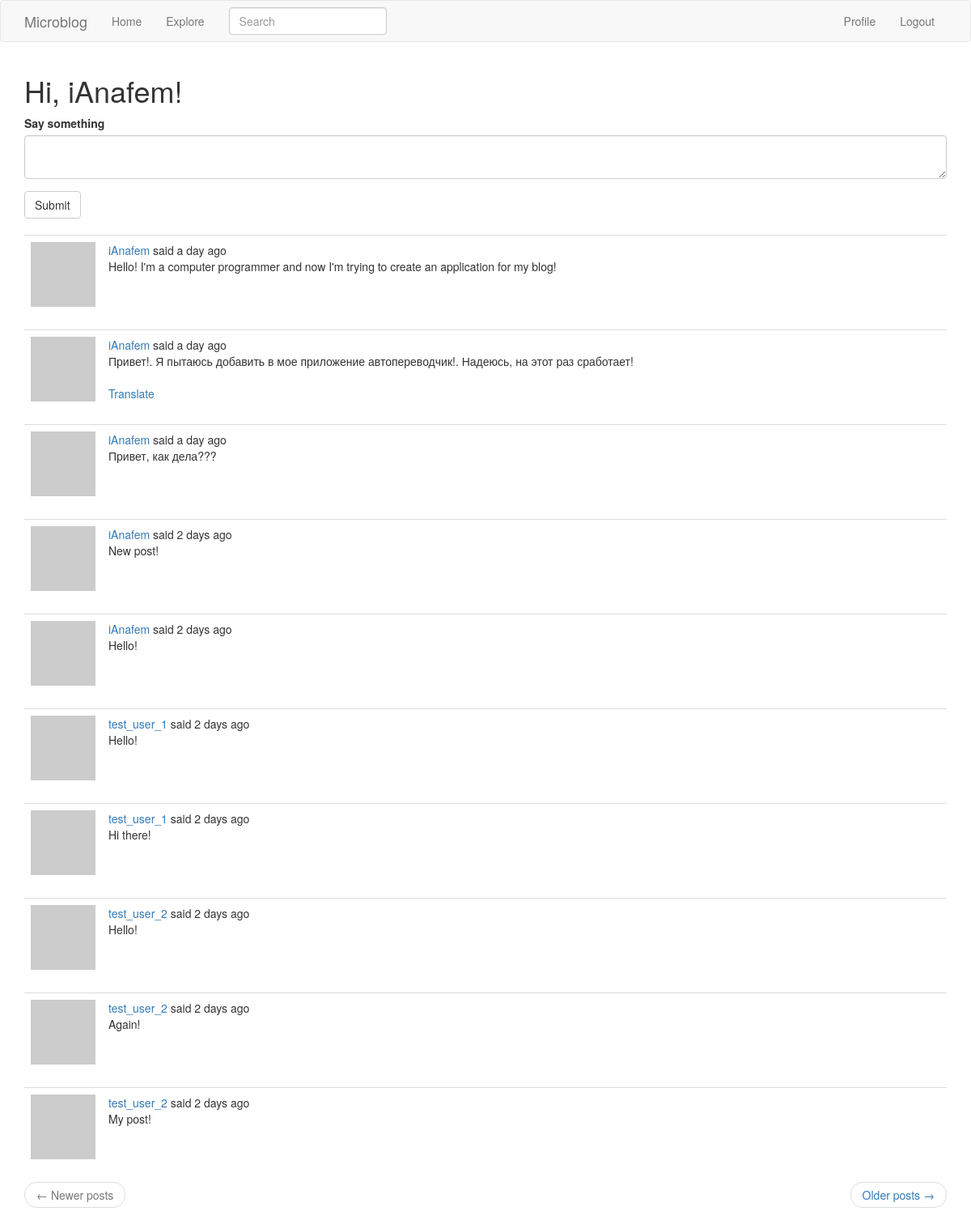
The app's page /index (signed in), older data.
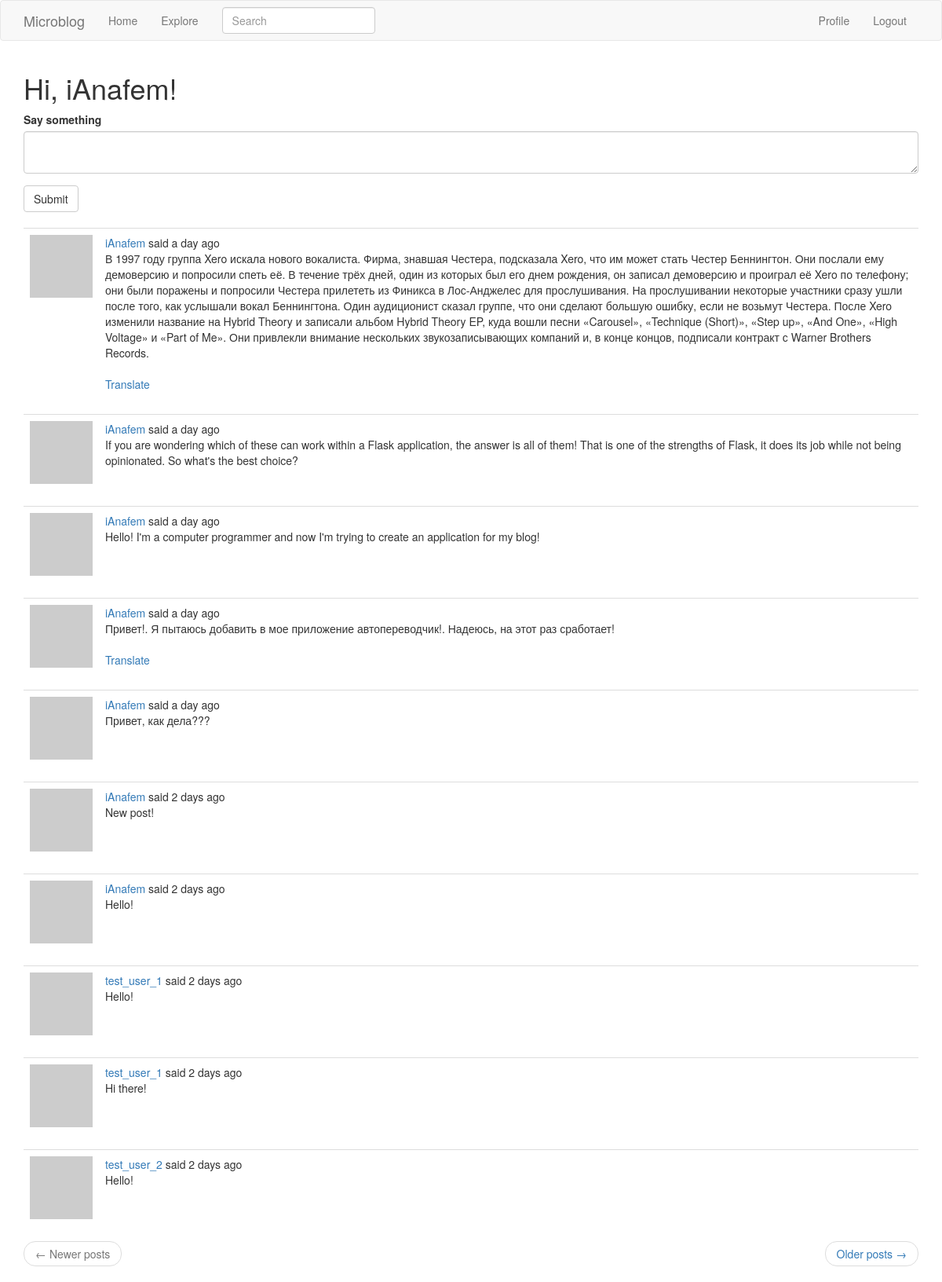
The same page, newer data.
### app/models.py (models this page shows, shortened)
class SearchableMixin(object):
    @classmethod
    def before_commit(cls, session):
        session._changes = {
            'add': list(session.new),
            'update': list(session.dirty),
            'delete': list(session.deleted)
        }
    @classmethod
    def after_commit(cls, session):
        for obj in session._changes['add']:
            if isinstance(obj, SearchableMixin):
                add_to_index(obj.__tablename__, obj)
        for obj in session._changes['update']:
            if isinstance(obj, SearchableMixin):
                add_to_index(obj.__tablename__, obj)
        for obj in session._changes['delete']:
            if isinstance(obj, SearchableMixin):
                remove_from_index(obj.__tablename__, obj)
        session._changes = None

class Post(SearchableMixin, db.Model):
    __searchable__ = ['body']
    id = db.Column(db.Integer, primary_key=True)
    body = db.Column(db.String(140))
    timestamp = db.Column(db.DateTime, index=True, default=datetime.utcnow)
    user_id = db.Column(db.Integer, db.ForeignKey('user.id'))
    language = db.Column(db.String(5))

### app/main/routes.py (the view, shortened to what this page needs)
@bp.route('/', methods=['GET', 'POST'])
@bp.route('/index', methods=['GET', 'POST'])
@login_required
def index():
    form = PostForm()
    page = request.args.get('page', 1, type=int)
    posts = current_user.followed_posts().paginate(
        page, current_app.config['POSTS_PER_PAGE'], False)
    next_url = url_for('main.index', page=posts.next_num) \
        if posts.has_next else None
    prev_url = url_for('main.index', page=posts.prev_num) \
        if posts.has_prev else None
    return render_template('index.html', title=_('Home'), form=form,
                           posts=posts.items, next_url=next_url,
                           prev_url=prev_url)

### app/main/forms.py
class SearchForm(FlaskForm):
    q = StringField(_l('Search'), validators=[DataRequired()])
    def __init__(self, *args, **kwargs):
        if 'formdata' not in kwargs:
            kwargs['formdata'] = request.args
        if 'csrf_enabled' not in kwargs:
            kwargs['csrf_enabled'] = False
        super(SearchForm, self).__init__(*args, **kwargs)

class PostForm(FlaskForm):
    post = TextAreaField(_l('Say something'), validators=[DataRequired()])
    submit = SubmitField(_l('Submit'))

### app/main/routes.py (called while the page is built)
@bp.before_app_request
def before_request():
    if current_user.is_authenticated:
        current_user.last_seen = datetime.utcnow()
        db.session.commit()
        g.search_form = SearchForm()
    g.locale = str(get_locale())

### app/models.py (called while the page is built)
@login.user_loader
def load_user(id):
    return User.query.get(int(id))

    def avatar(self, size):
        digest = md5(self.email.lower().encode('utf-8')).hexdigest()
        return 'https://www.gravatar.com/avatar/{}?d=identicon&s={}'.format(
            digest, size)

### app/templates/index.html
{% extends "base.html" %}
{% import 'bootstrap/wtf.html' as wtf %}
{% block app_content %}
    <h1>{{ _('Hi, %(username)s!', username=current_user.username) }}</h1>
    {% if form %}
    {{ wtf.quick_form(form) }}
    <br>
    {% endif %}
    {% for post in posts %}
        {% include '_post.html' %}
    {% endfor %}
    <nav aria-label="...">
        <ul class="pager">
            <li class="previous{% if not prev_url %} disabled{% endif %}">
                <a href="{{ prev_url or '#' }}">
                    <span aria-hidden="true">&larr;</span> {{ _('Newer posts') }}
                </a>
            </li>
            <li class="next{% if not next_url %} disabled{% endif %}">
                <a href="{{ next_url or '#' }}">
                    {{ _('Older posts') }} <span aria-hidden="true">&rarr;</span>
                </a>
            </li>
        </ul>
    </nav>
{% endblock %}

### app/templates/_post.html (shortened to what this page needs)
    <table class="table table-hover">
        <tr>
            <td width="70px">
                <a href="{{ url_for('main.user', username=post.author.username) }}">
                    <img src="{{ post.author.avatar(70) }}" />
                </a>
            </td>
            <td>
                {{ _('%(username)s said %(when)s',
                    username=user_link, when=moment(post.timestamp).fromNow()) }}
                <br>
                <span id="post{{ post.id }}">{{ post.body }}</span>
                {% if post.language and post.language != g.locale %}
                <br><br>
                <span id="translation{{ post.id }}">
                    <a href="javascript:translate(
                                '#post{{ post.id }}',
                                '#translation{{ post.id }}',
                                '{{ post.language }}',
                                '{{ g.locale }}');">{{ _('Translate') }}</a>
                </span>
                {% endif %}
            </td>
        </tr>
    </table>

Row changes from the older to the newer data that the page shows:
no longer on this page (row unchanged): Post: body "Again!"
no longer on this page (row unchanged): Post: body "My post!"
added Post: body "В 1997 году группа Xero искала нового вокалиста. Фирма, знавшая Честера, подсказала Xero, что им может стать Честер Беннингтон. Они послали ему демоверсию и попросили спеть её. В течение трёх дней, один из которых был его днем рождения, он записал демоверсию и проиграл её Xero по телефону; они были поражены и попросили Честера прилететь из Финикса в Лос-Анджелес для прослушивания. На прослушивании некоторые участники сразу ушли после того, как услышали вокал Беннингтона. Один аудиционист сказал группе, что они сделают большую ошибку, если не возьмут Честера. После Xero изменили название на Hybrid Theory и записали альбом Hybrid Theory EP, куда вошли песни «Carousel», «Technique (Short)»,…"
added Post: body "If you are wondering which of these can work within a Flask application, the answer is all of them! That is one of the strengths of Flask, it does its job while not being opinionated. So what's the best choice?"
